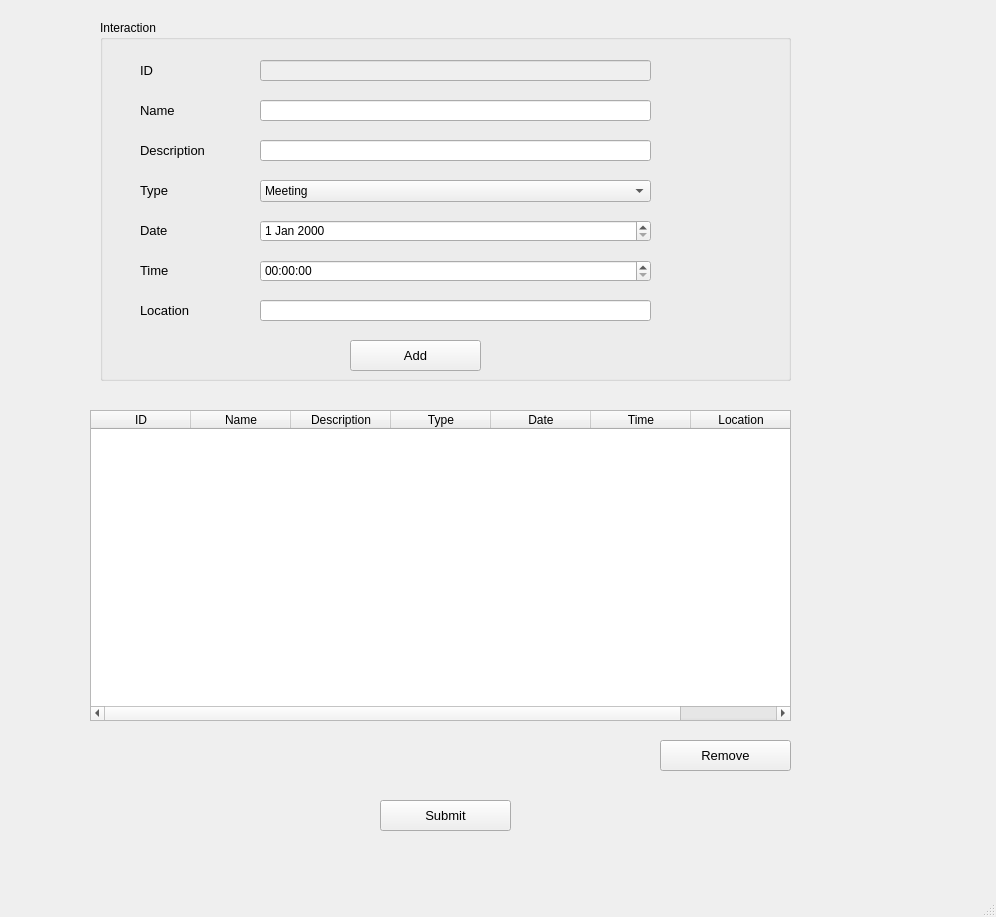
<?xml version="1.0" encoding="UTF-8"?>
<ui version="4.0">
 <class>add_remove_interaction_window</class>
 <widget class="QMainWindow" name="add_remove_interaction_window">
  <property name="geometry">
   <rect>
    <x>0</x>
    <y>0</y>
    <width>996</width>
    <height>917</height>
   </rect>
  </property>
  <property name="contextMenuPolicy">
   <enum>Qt::CustomContextMenu</enum>
  </property>
  <property name="windowTitle">
   <string>Add/Remove Interaction</string>
  </property>
  <widget class="QWidget" name="centralwidget">
   <widget class="QPushButton" name="submit_button">
    <property name="geometry">
     <rect>
      <x>380</x>
      <y>800</y>
      <width>131</width>
      <height>31</height>
     </rect>
    </property>
    <property name="font">
     <font>
      <pointsize>10</pointsize>
     </font>
    </property>
    <property name="text">
     <string>Submit</string>
    </property>
   </widget>
   <widget class="QPushButton" name="remove_button">
    <property name="geometry">
     <rect>
      <x>660</x>
      <y>740</y>
      <width>131</width>
      <height>31</height>
     </rect>
    </property>
    <property name="font">
     <font>
      <pointsize>10</pointsize>
     </font>
    </property>
    <property name="text">
     <string>Remove</string>
    </property>
   </widget>
   <widget class="QTableWidget" name="interaction_table_widget">
    <property name="geometry">
     <rect>
      <x>90</x>
      <y>410</y>
      <width>701</width>
      <height>311</height>
     </rect>
    </property>
    <column>
     <property name="text">
      <string>ID</string>
     </property>
    </column>
    <column>
     <property name="text">
      <string>Name</string>
     </property>
    </column>
    <column>
     <property name="text">
      <string>Description</string>
     </property>
    </column>
    <column>
     <property name="text">
      <string>Type</string>
     </property>
    </column>
    <column>
     <property name="text">
      <string>Date</string>
     </property>
    </column>
    <column>
     <property name="text">
      <string>Time</string>
     </property>
    </column>
    <column>
     <property name="text">
      <string>Location</string>
     </property>
    </column>
   </widget>
   <widget class="QGroupBox" name="interaction_groupbox">
    <property name="geometry">
     <rect>
      <x>100</x>
      <y>20</y>
      <width>691</width>
      <height>361</height>
     </rect>
    </property>
    <property name="title">
     <string>Interaction</string>
    </property>
    <widget class="QLabel" name="interaction_id_label">
     <property name="geometry">
      <rect>
       <x>40</x>
       <y>40</y>
       <width>91</width>
       <height>21</height>
      </rect>
     </property>
     <property name="font">
      <font>
       <pointsize>10</pointsize>
      </font>
     </property>
     <property name="text">
      <string>ID</string>
     </property>
    </widget>
    <widget class="QLineEdit" name="interaction_id_linedit">
     <property name="enabled">
      <bool>false</bool>
     </property>
     <property name="geometry">
      <rect>
       <x>160</x>
       <y>40</y>
       <width>391</width>
       <height>21</height>
      </rect>
     </property>
    </widget>
    <widget class="QLineEdit" name="interaction_id_linedit_2">
     <property name="geometry">
      <rect>
       <x>160</x>
       <y>80</y>
       <width>391</width>
       <height>21</height>
      </rect>
     </property>
    </widget>
    <widget class="QLabel" name="interaction_id_label_2">
     <property name="geometry">
      <rect>
       <x>40</x>
       <y>80</y>
       <width>91</width>
       <height>21</height>
      </rect>
     </property>
     <property name="font">
      <font>
       <pointsize>10</pointsize>
      </font>
     </property>
     <property name="text">
      <string>Name</string>
     </property>
    </widget>
    <widget class="QLineEdit" name="interaction_id_linedit_3">
     <property name="geometry">
      <rect>
       <x>160</x>
       <y>120</y>
       <width>391</width>
       <height>21</height>
      </rect>
     </property>
    </widget>
    <widget class="QLabel" name="interaction_id_label_3">
     <property name="geometry">
      <rect>
       <x>40</x>
       <y>120</y>
       <width>91</width>
       <height>21</height>
      </rect>
     </property>
     <property name="font">
      <font>
       <pointsize>10</pointsize>
      </font>
     </property>
     <property name="text">
      <string>Description</string>
     </property>
    </widget>
    <widget class="QLabel" name="interaction_id_label_4">
     <property name="geometry">
      <rect>
       <x>40</x>
       <y>160</y>
       <width>91</width>
       <height>21</height>
      </rect>
     </property>
     <property name="font">
      <font>
       <pointsize>10</pointsize>
      </font>
     </property>
     <property name="text">
      <string>Type</string>
     </property>
    </widget>
    <widget class="QLabel" name="interaction_id_label_5">
     <property name="geometry">
      <rect>
       <x>40</x>
       <y>200</y>
       <width>91</width>
       <height>21</height>
      </rect>
     </property>
     <property name="font">
      <font>
       <pointsize>10</pointsize>
      </font>
     </property>
     <property name="text">
      <string>Date</string>
     </property>
    </widget>
    <widget class="QLabel" name="interaction_id_label_6">
     <property name="geometry">
      <rect>
       <x>40</x>
       <y>240</y>
       <width>91</width>
       <height>21</height>
      </rect>
     </property>
     <property name="font">
      <font>
       <pointsize>10</pointsize>
      </font>
     </property>
     <property name="text">
      <string>Time</string>
     </property>
    </widget>
    <widget class="QLineEdit" name="interaction_id_linedit_7">
     <property name="geometry">
      <rect>
       <x>160</x>
       <y>280</y>
       <width>391</width>
       <height>21</height>
      </rect>
     </property>
    </widget>
    <widget class="QLabel" name="interaction_id_label_7">
     <property name="geometry">
      <rect>
       <x>40</x>
       <y>280</y>
       <width>91</width>
       <height>21</height>
      </rect>
     </property>
     <property name="font">
      <font>
       <pointsize>10</pointsize>
      </font>
     </property>
     <property name="text">
      <string>Location</string>
     </property>
    </widget>
    <widget class="QComboBox" name="comboBox">
     <property name="geometry">
      <rect>
       <x>160</x>
       <y>160</y>
       <width>391</width>
       <height>22</height>
      </rect>
     </property>
     <item>
      <property name="text">
       <string>Meeting</string>
      </property>
     </item>
     <item>
      <property name="text">
       <string>Event</string>
      </property>
     </item>
    </widget>
    <widget class="QDateEdit" name="dateEdit">
     <property name="geometry">
      <rect>
       <x>160</x>
       <y>200</y>
       <width>391</width>
       <height>22</height>
      </rect>
     </property>
    </widget>
    <widget class="QTimeEdit" name="timeEdit">
     <property name="geometry">
      <rect>
       <x>160</x>
       <y>240</y>
       <width>391</width>
       <height>22</height>
      </rect>
     </property>
    </widget>
    <widget class="QPushButton" name="remove_button_2">
     <property name="geometry">
      <rect>
       <x>250</x>
       <y>320</y>
       <width>131</width>
       <height>31</height>
      </rect>
     </property>
     <property name="font">
      <font>
       <pointsize>10</pointsize>
      </font>
     </property>
     <property name="text">
      <string>Add</string>
     </property>
    </widget>
   </widget>
  </widget>
  <widget class="QMenuBar" name="menubar">
   <property name="geometry">
    <rect>
     <x>0</x>
     <y>0</y>
     <width>996</width>
     <height>22</height>
    </rect>
   </property>
  </widget>
  <widget class="QStatusBar" name="statusbar"/>
 </widget>
 <resources/>
 <connections/>
</ui>
